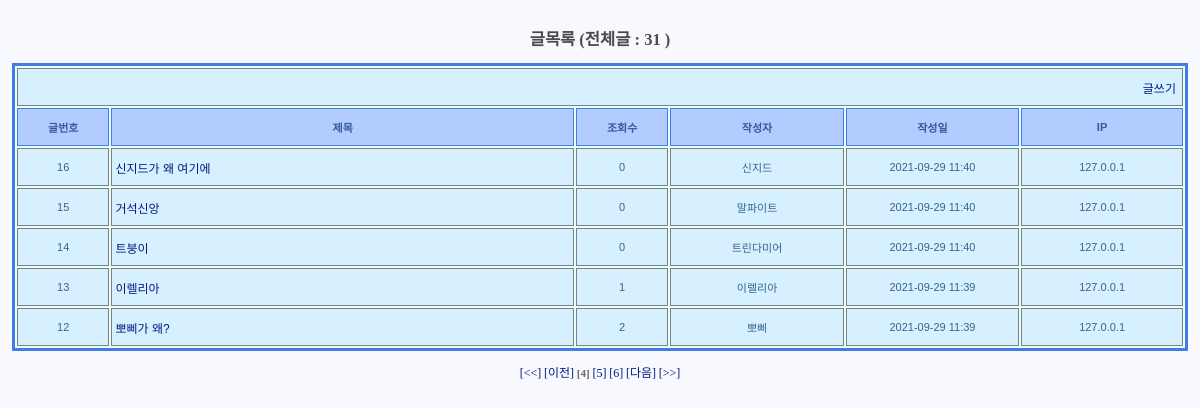
/board/boardlist?pagenum=4, run on the app's committed database.
### board/models.py (models this page shows)
class Board(models.Model):
    num = models.IntegerField(verbose_name="글번호", null=False, unique=True) # 글번호
    writer = models.CharField(verbose_name="작성자", null=False, max_length=30) # 작성자
    subject = models.CharField(verbose_name="제목",null=False,max_length=100) # 제목
    passwd = models.CharField(verbose_name="비밀번호",null=False,max_length=20)# 비밀번호
    content = models.CharField(verbose_name= "내용",null=False, max_length=2000)# 내용
    readcount=models.IntegerField(verbose_name="조회수", default=0 ) # 조회수
    ref = models.IntegerField(verbose_name="그룹화아이디") # 그룹화아이디
    restep = models.IntegerField(verbose_name="글순서") # 글순서
    relevel = models.IntegerField(verbose_name = "글레벨") # 글레벨
    regdate = models.DateTimeField(auto_now_add=True, verbose_name="작성일", blank=True) # 작성일
    ip = models.CharField(verbose_name="IP", max_length=20)# IP

### board/views.py (the view)
# urls.py: path("boardlist",views.boardlist,name="boardlist"),
def boardlist(request):
    template = loader.get_template("boardlist.html");
    count = Board.objects.all().count()
    pagenum = request.GET.get("pagenum")
    if not pagenum :
        pagenum = "1"
    pagenum = int(pagenum)
    start = (pagenum -1) * int(PAGE_SIZE)          #( 3-1 )*10+1       20
    end = start + int(PAGE_SIZE)                          # 20 + 10             30
    if end > count :
        end = count
    dtos = Board.objects.order_by("-ref","restep")[start:end]
    number = count - (pagenum-1)*int(PAGE_SIZE)         # 50 - (2-1) *10
    startpage = pagenum // PAGE_BLOCK * PAGE_BLOCK + 1  # 15//10*10+1 = 11
    if pagenum % PAGE_BLOCK == 0 :
        startpage -= PAGE_BLOCK
    endpage = startpage + PAGE_BLOCK - 1        # 11 + 10 - 1
    pagecount = count // PAGE_SIZE
    if count % PAGE_SIZE > 0 :
        pagecount += 1
    if endpage > pagecount :
        endpage = pagecount
    pages = range(startpage, endpage+1)
    context = {
        "count" : count,
        "dtos" : dtos,
        "pagenum":pagenum,
        "number" : number,
        "startpage" : startpage,
        "endpage" : endpage,
        "pageblock" : PAGE_BLOCK,
        "pagecount" : pagecount,
        "pages" : pages,
        }
    return HttpResponse(template.render(context,request))

### board/templates/boardlist.html (shortened to what this page needs)
{% load static %}
{% load mathfilters %}
<!DOCTYPE html>
<html>
	<head>
		<link rel="stylesheet" type="text/css" href="{% static 'style_board.css'%}">
	</head>
	<body>
		<h2> 글목록 (전체글 : {{count}} ) </h2>
		<table>
			<tr>
				<td colspan="6" align="right">
					<a href="writepro">글쓰기</a>&nbsp;
				</td>
			</tr>
			<tr>
				<th style="width:8%"> 글번호 </th>
				<th style="width:40%"> 제목 </th>
				<th style="width:8%"> 조회수 </th>
				<th style="width:15%"> 작성자 </th>
				<th style="width:15%"> 작성일 </th>
				<th style="width:15%"> IP </th>
			</tr>
			{% if count > 0 %}
				{% for dto in dtos %}
					<tr>
						<td align="center">
							{{number|sub:forloop.counter0}}
						</td>
						<td>
							{%if dto.readcount != -1 %}
								<a href="detail?num={{dto.num}}&pagenum={{pagenum}}&number={{number|sub:forloop.counter0}}">
									{{dto.subject}}
								</a>
							{% endif %}
						</td>
						<td align="center">
							{% if dto.readcount != -1%}
								{{dto.readcount}}
							{% endif %}
						</td>
						<td align="center">
							{{dto.writer}}
						</td>
						<td align="center">
							{{dto.regdate|date:"Y-m-d H:i"}}
						</td>
						<td align="center">
							{{dto.ip}}
						</td>
					</tr>
				{% endfor %}
			{% endif %}
		</table>
		<br>
		{% if startpage > pageblock %}
			<a href="boardlist">[<<]</a>
			<a href="boardlist?pagenum={{startpage|sub:pageblock}}">[이전]</a>
		{% endif %}
		{% for page in pages %}
			{% if page == pagenum %}
		 		<b>[{{page}}]</b>
		 	{% endif %}
		 	{% if page != pagenum %}
		 		<a href="boardlist?pagenum={{page}}">[{{page}}]</a>
		 	{% endif %}
		{% endfor %}
		{% if endpage < pagecount %}
			<a href="boardlist?pagenum={{startpage|add:pageblock}}">[다음]</a>
			<a href="boardlist?pagenum={{pagecount}}">[>>]</a>
		{% endif %}
	</body>
</html>

### board/static/style_board.css (style rules this page uses)
h1,h2,h3,h4,h5,h6 { color: #4C4C4C; }
a { text-decoration: none; font-size:12px; color : #001A7F; }
body { text-align: center; background-color : #F8F8FF; font-size:11px; font-family:verdana; color: #696969; padding:4px; }
table { text-align: left; border: 3px solid #487BE1; background-color: #E6FFFF; font-family: Arial, Helvetica, sans-serif; font-size:12px; margin: auto; }
th { text-align: center; background-color: #B2CCFF; color : #36589C; font-size : 11px; border : 1px solid #487BE1; margin : 0px; padding : 3px; height: 30px; width: 100px; }
td { background-color: #D6F0FF; color : #36648B; font-size : 11px; border : 1px solid gray; margin : 0px; padding : 3px; height: 30px; width: 300px; }

### data on the page
Board: counter0 "16", subject "신지드가 왜 여기에", readcount "0", writer "신지드", regdate "2021-09-29 11:40", ip "127.0.0.1"
Board: counter0 "15", subject "거석신앙", readcount "0", writer "말파이트", regdate "2021-09-29 11:40", ip "127.0.0.1"
Board: counter0 "14", subject "트붕이", readcount "0", writer "트린다미어", regdate "2021-09-29 11:40", ip "127.0.0.1"
Board: counter0 "13", subject "이렐리아", readcount "1", writer "이렐리아", regdate "2021-09-29 11:39", ip "127.0.0.1"
Board: counter0 "12", subject "뽀삐가 왜?", readcount "2", writer "뽀삐", regdate "2021-09-29 11:39", ip "127.0.0.1"

### other printed values
{{ count }} "31"
{{ page }} "4"
{{ page }} "5" "6"
